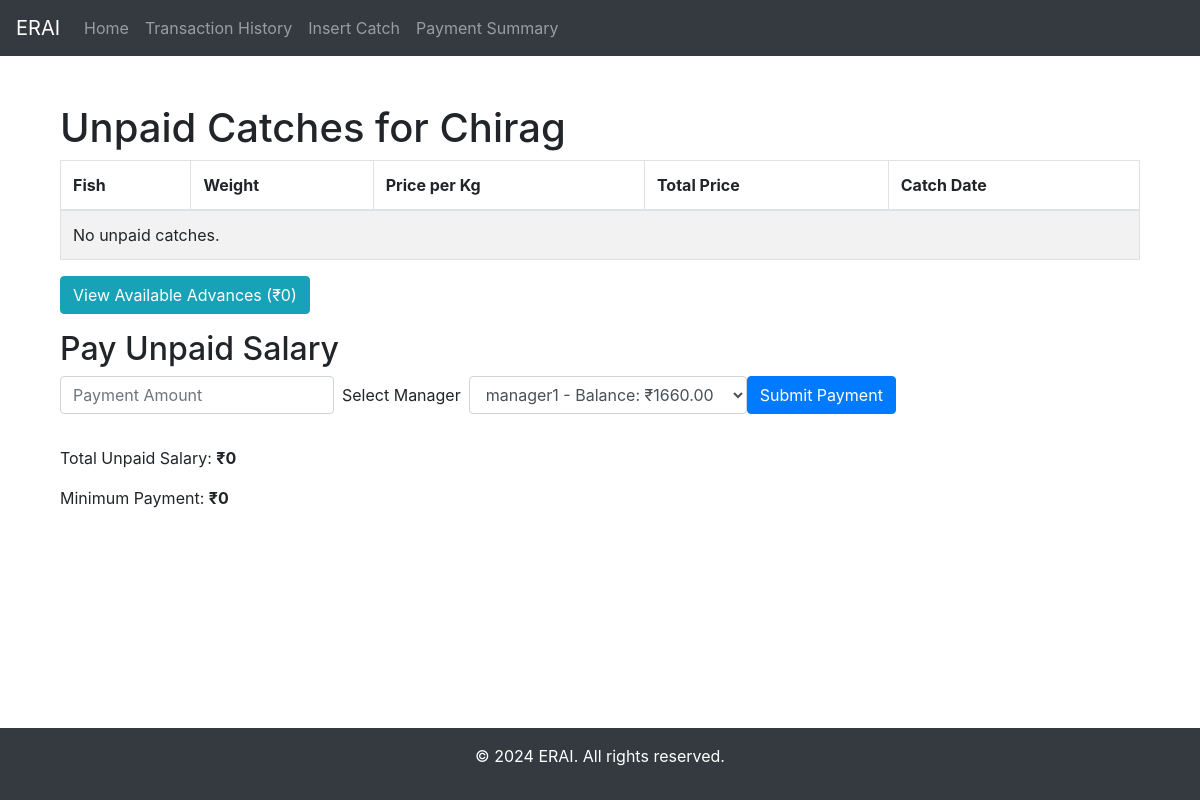
Page /fisherman/3/unpaid-catches/ on the earlier database version.
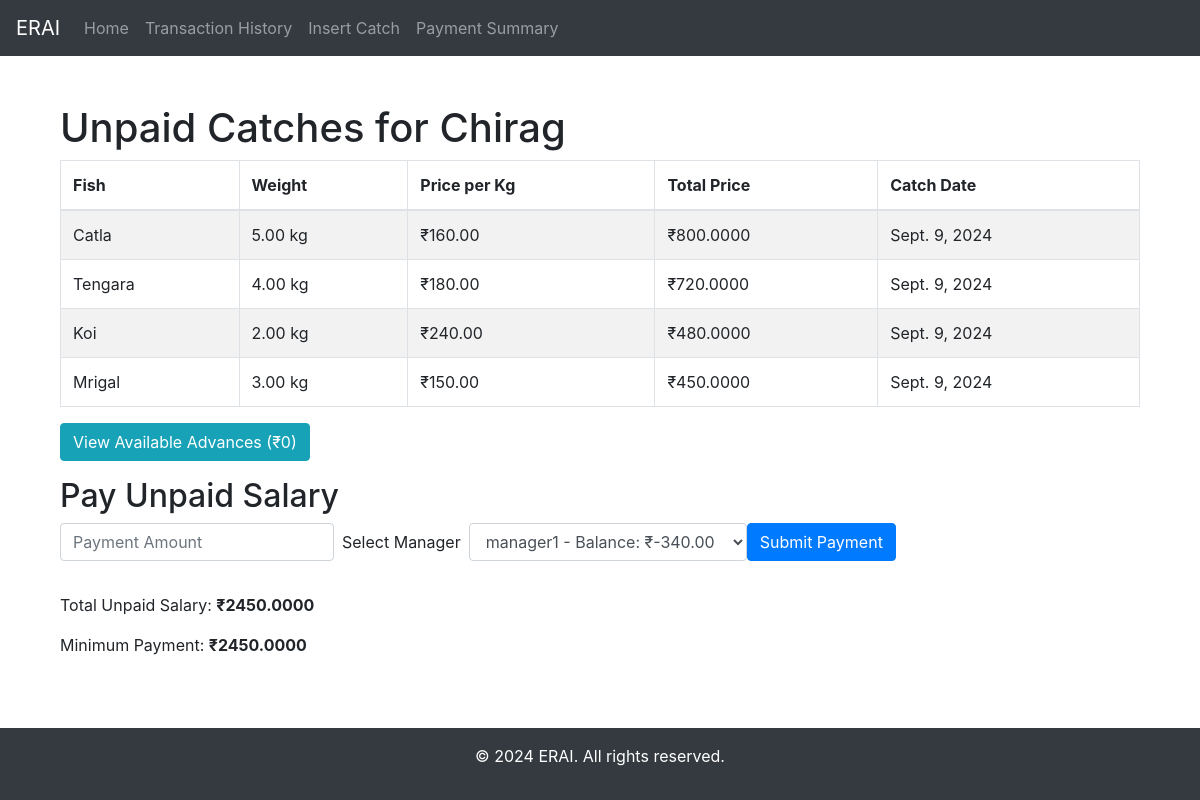
Same page on the later database version.
### myApp/models.py (models this page shows, shortened)
class Fisherman(models.Model):
    name = models.CharField(max_length=255)
    phone_number = models.CharField(max_length=20)
    def calculate_total_due(self):
        return sum(catch.weight * catch.fish.price for catch in self.catch_set.filter(is_paid=False))
    def get_unpaid_catches(self):
        return self.catch_set.filter(is_paid=False)

class Catch(models.Model):
    fisherman = models.ForeignKey(Fisherman, on_delete=models.CASCADE)
    fish = models.ForeignKey(Fish, on_delete=models.CASCADE)
    catch_date = models.DateField()
    weight = models.DecimalField(max_digits=10, decimal_places=2)
    is_paid = models.BooleanField(default=False)

class Fish(models.Model):
    name = models.CharField(max_length=255)
    price = models.DecimalField(max_digits=10, decimal_places=2)
    royalty_amount = models.DecimalField(max_digits=10, decimal_places=2, default=0.00)

### myApp/views.py (the view, shortened to what this page needs)
# urls.py: path('fisherman/<int:fisherman_id>/unpaid-catches/', unpaid_catches_view, name='unpaid_catches'),
def unpaid_catches_view(request, fisherman_id):
    fisherman = get_object_or_404(Fisherman, id=fisherman_id)
    unpaid_catches = fisherman.get_unpaid_catches()
    total_unpaid_salary = fisherman.calculate_total_due()
    for catch in unpaid_catches:
        catch.price = catch.weight * catch.fish.price
    advance = Advance.objects.filter(fisherman=fisherman)
    total_adv = sum(x.amount for x in advance)
    managers = Manager.objects.all()
    context = {
        'fisherman': fisherman,
        'unpaid_catches': unpaid_catches,
        'total_unpaid_salary': total_unpaid_salary,
        'advance': advance,
        'total_advance': total_adv,
        'min_payment': total_unpaid_salary - total_adv,
        'managers': managers,
    }
    return render(request, 'unpaid_catches.html', context)

### myApp/templates/unpaid_catches.html (shortened to what this page needs)
{% extends 'base.html' %}
{% block content %}
    <div class="container mt-4">
        <h1>Unpaid Catches for {{ fisherman.name }}</h1>
        <table class="table table-striped table-bordered">
            <thead>
                <tr>
                    <th>Fish</th>
                    <th>Weight</th>
                    <th>Price per Kg</th>
                    <th>Total Price</th>
                    <th>Catch Date</th>
                </tr>
            </thead>
            <tbody>
                {% for catch in unpaid_catches %}
                    <tr>
                        <td>{{ catch.fish.name }}</td>
                        <td>{{ catch.weight }} kg</td>
                        <td>₹{{ catch.fish.price }}</td>
                        <td>₹{{ catch.price }}</td>
                        <td>{{ catch.catch_date }}</td>
                    </tr>
                {% empty %}
                    <tr>
                        <td colspan="5">No unpaid catches.</td>
                    </tr>
                {% endfor %}
            </tbody>
        </table>
        <button type="button" class="btn btn-info mb-3" data-toggle="modal" data-target="#advancesModal">
            View Available Advances (₹{{ total_advance }})
        </button>
        <h2>Pay Unpaid Salary</h2>
        <form method="post" class="form-inline">
            <div class="form-group mb-2">
                <input type="number" step="0.01" id="payment_amount" name="payment_amount" class="form-control mr-2"
                       min="{{ min_payment }}" required
                       placeholder="Payment Amount"
                       title="Amount must be between ₹{{ min_payment }} and ₹{{ total_unpaid_salary }}">
            </div>
            <div class="form-group mb-2">
                <label for="manager" class="mr-2">Select Manager</label>
                <select id="manager" name="manager" class="form-control" required>
                    {% for manager in managers %}
                        <option value="{{ manager.id }}">{{ manager.user.username }} - Balance: ₹{{ manager.balance }}</option>
                    {% endfor %}
                </select>
            </div>
            <button type="submit" class="btn btn-primary mb-2">Submit Payment</button>
        </form>
        <div class="mt-4">
            <p>Total Unpaid Salary: <strong>₹{{ total_unpaid_salary }}</strong></p>
            <p>Minimum Payment: <strong>₹{{ min_payment }}</strong></p>
        </div>
    </div>
{% endblock %}

### myApp/templates/base.html (shortened to what this page needs)
<!DOCTYPE html>
<html lang="en">
<head>
    <link rel="stylesheet" href="https://stackpath.bootstrapcdn.com/bootstrap/4.5.2/css/bootstrap.min.css">
</head>
<body class="d-flex flex-column min-vh-100">
    <nav class="navbar navbar-expand-lg navbar-dark bg-dark">
        <a class="navbar-brand" href="{% url 'home' %}">ERAI</a>
        <div class="collapse navbar-collapse" id="navbarNav">
            <ul class="navbar-nav">
                <li class="nav-item">
                    <a class="nav-link" href="{% url 'home' %}">Home</a>
                </li>
                <li class="nav-item">
                    <a class="nav-link" href="#">Transaction History</a>
                </li>
                <li class="nav-item">
                    <a class="nav-link" href="{% url "log_catch" %}">Insert Catch</a>
                </li>
                <li class="nav-item">
                    <a class="nav-link" href="{% url "payment_summary" %}">Payment Summary</a>
                </li>
            </ul>
        </div>
    </nav>
    <main class="container mt-4 content-wrapper">
        {% block content %}{% endblock %}
    </main>
    <footer>
        <div class="container">
            <p>&copy; 2024 ERAI. All rights reserved.</p>
        </div>
    </footer>
</body>
</html>

### myApp/templates/base.html (style rules this page uses)
html, body { height: 100%; margin: 0; }
.content-wrapper { flex: 1; }
footer { background-color: #343a40; color: #ffffff; padding: 1rem; text-align: center; }

Differences in the rows shown:
added Catch: fish.name "Catla", weight "5.00", fish.price "160.00", price "800.0000", catch_date "Sept. 9, 2024"
added Catch: fish.name "Tengara", weight "4.00", fish.price "180.00", price "720.0000", catch_date "Sept. 9, 2024"
added Catch: fish.name "Koi", weight "2.00", fish.price "240.00", price "480.0000", catch_date "Sept. 9, 2024"
added Catch: fish.name "Mrigal", weight "3.00", fish.price "150.00", price "450.0000", catch_date "Sept. 9, 2024"
Other differences:
form field manager: "manager1 - Balance: ₹1660.00" → "manager1 - Balance: ₹-340.00"
{{ total_unpaid_salary }}: "0" → "2450.0000"
{{ min_payment }}: "0" → "2450.0000"
text no longer shown: "No unpaid catches."
